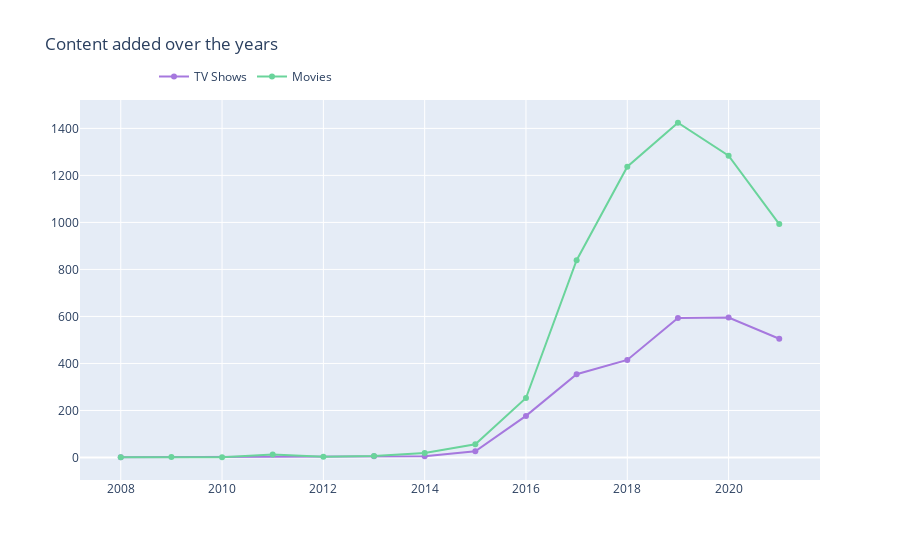

Write notebook code for a chart like this one.
### Code cell
# Growth in content over the years ?
d1 = df[df["type"] == "TV Show"]
d2 = df[df["type"] == "Movie"]

col = "year_added"

vc1 = d1[col].value_counts().reset_index()
vc1 = vc1.rename(columns = {col : "count", "index" : col})
vc1['percent'] = vc1['count'].apply(lambda x : 100*x/sum(vc1['count']))
vc1 = vc1.sort_values(col)

vc2 = d2[col].value_counts().reset_index()
vc2 = vc2.rename(columns = {col : "count", "index" : col})
vc2['percent'] = vc2['count'].apply(lambda x : 100*x/sum(vc2['count']))
vc2 = vc2.sort_values(col)

trace1 = go.Scatter(x=vc1[col], y=vc1["count"], name="TV Shows", marker=dict(color="#a678de"))
trace2 = go.Scatter(x=vc2[col], y=vc2["count"], name="Movies", marker=dict(color="#6ad49b"))
data = [trace1, trace2]
layout = go.Layout(title="Content added over the years", legend=dict(x=0.1, y=1.1, orientation="h"))
fig = go.Figure(data, layout=layout)
fig.show()

### Figure 1 — Plotly figure (JSON) as saved in the notebook; plotly's stock layout.template omitted (floating-point values rounded to 4 significant figures)
{"data": [{"marker": {"color": "#a678de"}, "name": "TV Shows", "type": "scatter", "x": [2008, 2013, 2014, 2015, 2016, 2017, 2018, 2019, 2020, 2021], "y": [1, 5, 5, 26, 177, 354, 415, 593, 595, 505]}, {"marker": {"color": "#6ad49b"}, "name": "Movies", "type": "scatter", "x": [2008, 2009, 2010, 2011, 2012, 2013, 2014, 2015, 2016, 2017, 2018, 2019, 2020, 2021], "y": [1, 2, 1, 13, 3, 6, 19, 56, 253, 839, 1237, 1424, 1284, 993]}], "layout": {"legend": {"orientation": "h", "x": 0.1, "y": 1.1}, "title": {"text": "Content added over the years"}}}
